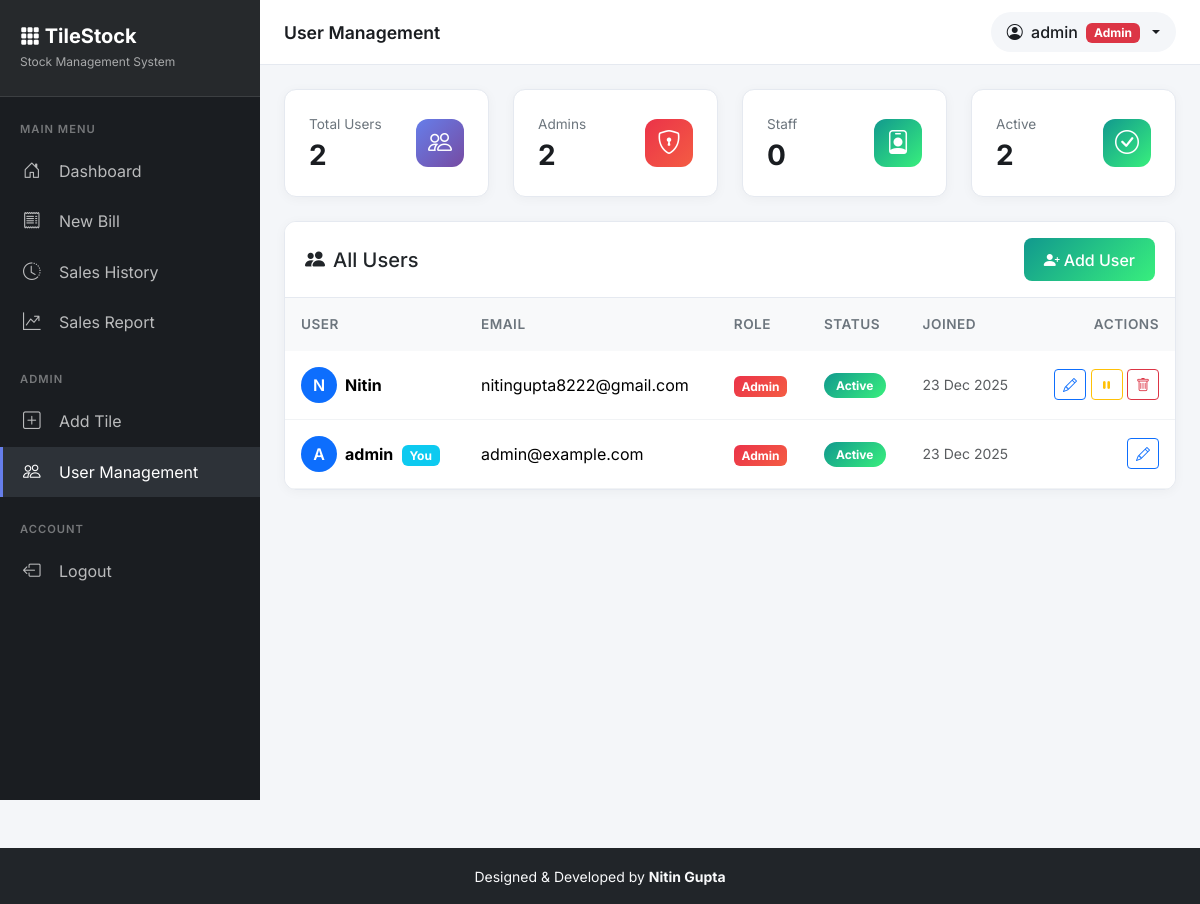
The app's page /admin/users (signed in) with its own data.
### app.py (models this page shows)
class User(db.Model):
    id = db.Column(db.Integer, primary_key=True)
    username = db.Column(db.String(100), unique=True, nullable=False)
    email = db.Column(db.String(150), nullable=True)
    password = db.Column(db.String(200), nullable=False)
    role = db.Column(db.String(10), nullable=False)  # admin / staff
    is_active = db.Column(db.Boolean, default=True, nullable=False)
    created_at = db.Column(db.DateTime, default=datetime.utcnow)
    created_by = db.Column(db.Integer, db.ForeignKey('user.id'), nullable=True)

### app.py (the view)
@app.route('/admin/users')
@admin_required
def user_management():
    users = User.query.order_by(User.created_at.desc()).all()
    return render_template('user_management.html', users=users)

### app.py (called while the page is built)
def admin_required(f):
    @wraps(f)
    def decorated_function(*args, **kwargs):
        if 'user_id' not in session:
            flash('Please login to access this page')
            return redirect('/')
        if session.get('role') != 'admin':
            flash('Access denied. Admin privileges required.')
            return redirect('/dashboard')
        return f(*args, **kwargs)
    return decorated_function

### templates/user_management.html (shortened to what this page needs)
{% extends 'base.html' %} {% block title %}User Management{% endblock %} {%
block page_title %}User Management{% endblock %} {% block content %}
<div class="row g-4 mb-4">
  <div class="col-sm-6 col-lg-3">
    <div class="stat-card">
      <div class="d-flex align-items-center justify-content-between">
        <div>
          <p class="stat-label mb-1">Total Users</p>
          <h3 class="stat-value mb-0">{{ users|length }}</h3>
        </div>
        <div
          class="stat-icon"
          style="background: linear-gradient(135deg, #667eea 0%, #764ba2 100%)"
        >
          <i class="bi bi-people"></i>
        </div>
      </div>
    </div>
  </div>
  <div class="col-sm-6 col-lg-3">
    <div class="stat-card">
      <div class="d-flex align-items-center justify-content-between">
        <div>
          <p class="stat-label mb-1">Admins</p>
          <h3 class="stat-value mb-0">
            {{ users|selectattr('role', 'eq', 'admin')|list|length }}
          </h3>
        </div>
        <div
          class="stat-icon"
          style="background: linear-gradient(135deg, #eb3349 0%, #f45c43 100%)"
        >
          <i class="bi bi-shield-lock"></i>
        </div>
      </div>
    </div>
  </div>
  <div class="col-sm-6 col-lg-3">
    <div class="stat-card">
      <div class="d-flex align-items-center justify-content-between">
        <div>
          <p class="stat-label mb-1">Staff</p>
          <h3 class="stat-value mb-0">
            {{ users|selectattr('role', 'eq', 'staff')|list|length }}
          </h3>
        </div>
        <div
          class="stat-icon"
          style="background: linear-gradient(135deg, #11998e 0%, #38ef7d 100%)"
        >
          <i class="bi bi-person-badge"></i>
        </div>
      </div>
    </div>
  </div>
  <div class="col-sm-6 col-lg-3">
    <div class="stat-card">
      <div class="d-flex align-items-center justify-content-between">
        <div>
          <p class="stat-label mb-1">Active</p>
          <h3 class="stat-value mb-0">
            {{ users|selectattr('is_active')|list|length }}
          </h3>
        </div>
        <div
          class="stat-icon"
          style="background: linear-gradient(135deg, #11998e 0%, #38ef7d 100%)"
        >
          <i class="bi bi-check-circle"></i>
        </div>
      </div>
    </div>
  </div>
</div>
<div class="modern-card">
  <div
    class="card-header d-flex flex-column flex-md-row justify-content-between align-items-start align-items-md-center gap-3"
  >
    <h5 class="mb-0"><i class="bi bi-people-fill me-2"></i>All Users</h5>
    <a
      href="/admin/users/create"
      class="btn btn-gradient-success btn-modern btn-mobile-full"
    >
      <i class="bi bi-person-plus-fill me-1"></i>Add User
    </a>
  </div>
  <div class="card-body p-0">
    <div class="table-responsive">
      <table class="table modern-table mb-0">
        <thead>
          <tr>
            <th>User</th>
            <th>Email</th>
            <th>Role</th>
            <th>Status</th>
            <th>Joined</th>
            <th class="text-end">Actions</th>
          </tr>
        </thead>
        <tbody>
          {% if users %} {% for user in users %}
          <tr>
            <td>
              <div class="d-flex align-items-center">
                <div
                  class="rounded-circle bg-primary d-flex align-items-center justify-content-center me-2"
                  style="
                    width: 36px;
                    height: 36px;
                    color: #fff;
                    font-weight: 600;
                  "
                >
                  {{ user.username[0]|upper }}
                </div>
                <div>
                  <strong>{{ user.username }}</strong>
                  {% if user.id == session.get('user_id') %}
                  <span class="badge bg-info ms-1">You</span>
                  {% endif %}
                </div>
              </div>
            </td>
            <td>{{ user.email or '—' }}</td>
            <td>
              {% if user.role == 'admin' %}
              <span
                class="badge"
                style="background: linear-gradient(135deg, #eb3349, #f45c43)"
                >Admin</span
              >
              {% else %}
              <span class="badge bg-secondary">Staff</span>
              {% endif %}
            </td>
            <td>
              {% if user.is_active %}
              <span class="badge badge-stock-high">Active</span>
              {% else %}
              <span class="badge badge-stock-out">Inactive</span>
              {% endif %}
            </td>
            <td class="text-muted small">
              {{ user.created_at.strftime('%d %b %Y') if user.created_at else
              '—' }}
            </td>
            <td class="text-end">
              <a
                href="/admin/users/{{ user.id }}/edit"
                class="btn btn-sm btn-outline-primary"
              >
                <i class="bi bi-pencil"></i>
              </a>
              {% if user.id != session.get('user_id') %}
              <form
                action="/admin/users/{{ user.id }}/toggle-active"
                method="POST"
                class="d-inline"
              >
                <button
                  type="submit"
                  class="btn btn-sm btn-outline-{{ 'warning' if user.is_active else 'success' }}"
                  title="{{ 'Deactivate' if user.is_active else 'Activate' }}"
                >
                  <i
                    class="bi bi-{{ 'pause' if user.is_active else 'play' }}-fill"
                  ></i>
                </button>
              </form>
              <button
                class="btn btn-sm btn-outline-danger"
                onclick="confirmDelete('/admin/users/{{ user.id }}/delete', '{{ user.username }}')"
              >
                <i class="bi bi-trash"></i>
              </button>
              {% endif %}
            </td>
          </tr>
          {% endfor %} {% endif %}
        </tbody>
      </table>
    </div>
  </div>
</div>
{% endblock %}

### templates/base.html (shortened to what this page needs)
<!DOCTYPE html>
<html lang="en">
  <head>
    <link
      href="https://cdn.jsdelivr.net/npm/bootstrap@5.3.2/dist/css/bootstrap.min.css"
      rel="stylesheet"
    />
    <link
      href="https://cdn.jsdelivr.net/npm/bootstrap-icons@1.11.1/font/bootstrap-icons.css"
      rel="stylesheet"
    />
  </head>
  <body>
    {% if session.get('user_id') %}
    <aside class="sidebar" id="sidebar">
      <div class="sidebar-brand">
        <h4><i class="bi bi-grid-3x3-gap-fill"></i> TileStock</h4>
        <small>Stock Management System</small>
      </div>
      <nav class="sidebar-nav">
        <div class="sidebar-section">Main Menu</div>
        <a
          href="/dashboard"
          class="sidebar-link {{ 'active' if request.path == '/dashboard' else '' }}"
        >
          <i class="bi bi-house-door"></i>
          <span>Dashboard</span>
        </a>
        <a
          href="/billing"
          class="sidebar-link {{ 'active' if request.path == '/billing' else '' }}"
        >
          <i class="bi bi-receipt"></i>
          <span>New Bill</span>
        </a>
        <a
          href="/history"
          class="sidebar-link {{ 'active' if request.path == '/history' else '' }}"
        >
          <i class="bi bi-clock-history"></i>
          <span>Sales History</span>
        </a>
        <a
          href="/sales_report"
          class="sidebar-link {{ 'active' if request.path == '/sales_report' else '' }}"
        >
          <i class="bi bi-graph-up-arrow"></i>
          <span>Sales Report</span>
        </a>
        {% if session.get('role') == 'admin' %}
        <div class="sidebar-section mt-3">Admin</div>
        <a
          href="/add_tile"
          class="sidebar-link {{ 'active' if request.path == '/add_tile' else '' }}"
        >
          <i class="bi bi-plus-square"></i>
          <span>Add Tile</span>
        </a>
        <a
          href="/admin/users"
          class="sidebar-link {{ 'active' if '/admin/users' in request.path else '' }}"
        >
          <i class="bi bi-people"></i>
          <span>User Management</span>
        </a>
        {% endif %}
        <div class="sidebar-section mt-3">Account</div>
        <a href="/logout" class="sidebar-link">
          <i class="bi bi-box-arrow-left"></i>
          <span>Logout</span>
        </a>
      </nav>
    </aside>
    <main class="main-content">
      <header class="top-navbar">
        <div class="d-flex align-items-center">
          <h1 class="page-title">
            {% block page_title %}Dashboard{% endblock %}
          </h1>
        </div>
        <div class="d-flex align-items-center gap-3">
          <div class="dropdown user-dropdown">
            <button
              class="btn dropdown-toggle"
              type="button"
              data-bs-toggle="dropdown"
            >
              <i class="bi bi-person-circle me-1"></i>
              {{ session.get('user') }} {% if session.get('role') == 'admin' %}
              <span class="badge bg-danger ms-1">Admin</span>
              {% else %}
              <span class="badge bg-secondary ms-1">Staff</span>
              {% endif %}
            </button>
          </div>
        </div>
      </header>
      <div class="content-area">
        {% block content %}{% endblock %}
      </div>
    </main>
    {% endif %}
    <footer class="bg-dark text-light text-center py-3 mt-5">
      <small> Designed & Developed by <strong>Nitin Gupta</strong> </small>
    </footer>
  </body>
</html>

### templates/base.html (style rules this page uses)
:root { --sidebar-width: 260px; --sidebar-bg: #1a1d21; --sidebar-hover: #2d3238; --primary-gradient: linear-gradient(135deg, #667eea 0%, #764ba2 100%); --success-gradient: linear-gradient(135deg, #11998e 0%, #38ef7d 100%); --danger-gradient: linear-gradient(135deg, #eb3349 0%, #f45c43 100%); --warning-gradient: linear-gradient(135deg, #f2994a 0%, #f2c94c 100%); }
* { font-family: "Inter", sans-serif; }
body { background-color: #f4f6f9; min-height: 100vh; }
.sidebar { position: fixed; top: 0; left: 0; width: var(--sidebar-width); height: 100vh; background: var(--sidebar-bg); padding: 0; z-index: 1000; transition: transform 0.3s ease; overflow-y: auto; }
.sidebar-brand { padding: 1.5rem 1.25rem; background: rgba(255, 255, 255, 0.05); border-bottom: 1px solid rgba(255, 255, 255, 0.1); }
.sidebar-brand h4 { color: #fff; font-weight: 700; margin: 0; font-size: 1.25rem; }
.sidebar-brand small { color: rgba(255, 255, 255, 0.6); font-size: 0.75rem; }
.sidebar-nav { padding: 1rem 0; }
.sidebar-section { padding: 0.5rem 1.25rem; color: rgba(255, 255, 255, 0.4); font-size: 0.7rem; text-transform: uppercase; letter-spacing: 1px; font-weight: 600; }
.sidebar-link { display: flex; align-items: center; padding: 0.75rem 1.25rem; color: rgba(255, 255, 255, 0.7); text-decoration: none; transition: all 0.2s; border-left: 3px solid transparent; }
.sidebar-link:hover, .sidebar-link.active { background: var(--sidebar-hover); color: #fff; border-left-color: #667eea; }
.sidebar-link i { width: 24px; margin-right: 12px; font-size: 1.1rem; }
.main-content { margin-left: var(--sidebar-width); min-height: 100vh; transition: margin-left 0.3s ease; }
.top-navbar { background: #fff; padding: 0.75rem 1.5rem; border-bottom: 1px solid #e5e9f0; position: sticky; top: 0; z-index: 999; display: flex; justify-content: space-between; align-items: center; }
.top-navbar .page-title { font-weight: 600; font-size: 1.1rem; color: #1a1d21; margin: 0; }
.user-dropdown .dropdown-toggle { background: #f4f6f9; border: none; padding: 0.5rem 1rem; border-radius: 50px; color: #1a1d21; font-weight: 500; }
.user-dropdown .dropdown-toggle::after { margin-left: 0.5rem; }
.content-area { padding: 1.5rem; }
.stat-card { background: #fff; border-radius: 12px; padding: 1.5rem; box-shadow: 0 2px 12px rgba(0, 0, 0, 0.04); border: 1px solid #e5e9f0; transition: transform 0.2s, box-shadow 0.2s; }
.stat-card .stat-icon { width: 48px; height: 48px; border-radius: 12px; display: flex; align-items: center; justify-content: center; font-size: 1.5rem; color: #fff; }
.stat-card .stat-value { font-size: 1.75rem; font-weight: 700; color: #1a1d21; }
.stat-card .stat-label { color: #6c757d; font-size: 0.85rem; }
.modern-card { background: #fff; border-radius: 12px; box-shadow: 0 2px 12px rgba(0, 0, 0, 0.04); border: 1px solid #e5e9f0; overflow: hidden; }
.modern-card .card-header { background: #fff; border-bottom: 1px solid #e5e9f0; padding: 1rem 1.25rem; font-weight: 600; }
.modern-card .card-body { padding: 1.25rem; }
.modern-table { margin-bottom: 0; }
.modern-table thead th { background: #f8f9fa; border: none; padding: 1rem; font-weight: 600; font-size: 0.85rem; color: #6c757d; text-transform: uppercase; letter-spacing: 0.5px; }
.modern-table tbody td { padding: 1rem; vertical-align: middle; border-color: #f1f3f5; }
.badge-stock-high { background: var(--success-gradient); padding: 0.4rem 0.75rem; border-radius: 50px; }
.btn-modern { padding: 0.6rem 1.25rem; border-radius: 8px; font-weight: 500; transition: all 0.2s; }
.btn-gradient-success { background: var(--success-gradient); border: none; color: #fff; }

### records on screen
User: username "N", username "Nitin", email "nitingupta8222@gmail.com", role "Admin", is_active "Active", created_at "23 Dec 2025"
User: username "A", username "admin", shows "You", email "admin@example.com", role "Admin", is_active "Active", created_at "23 Dec 2025"

### other values on screen
{{ session.get('user') }} "admin"
{{ users|length }} "2"
{{ users|selectattr('role', 'eq', 'admin')|list|length }} "2"
{{ users|selectattr('role', 'eq', 'staff')|list|length }} "0"
{{ users|selectattr('is_active')|list|length }} "2"
